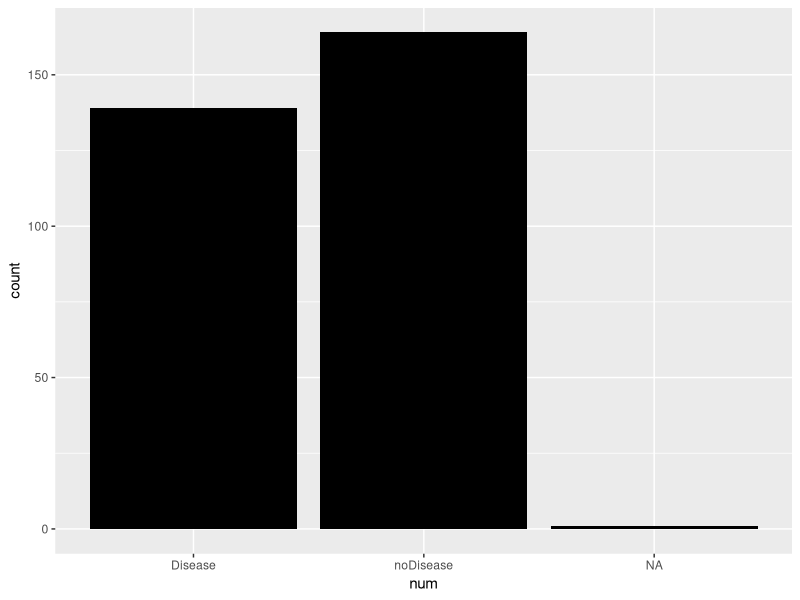
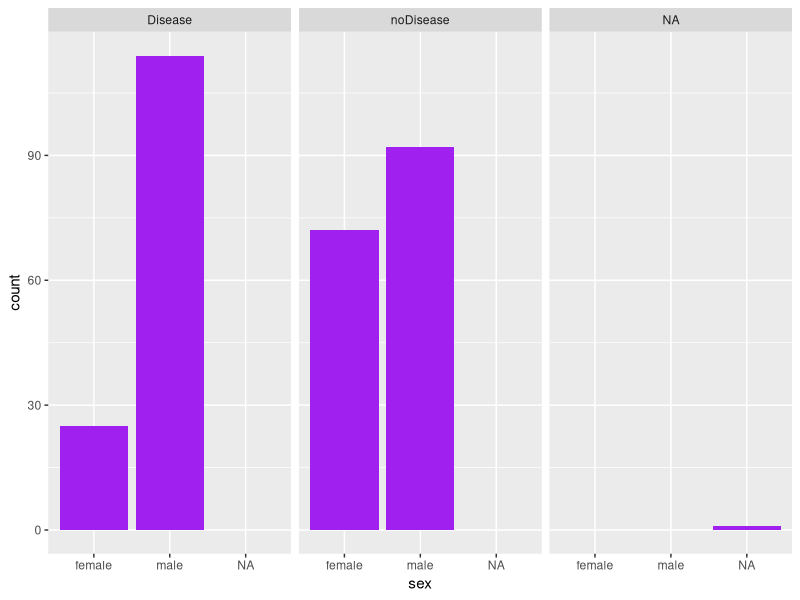
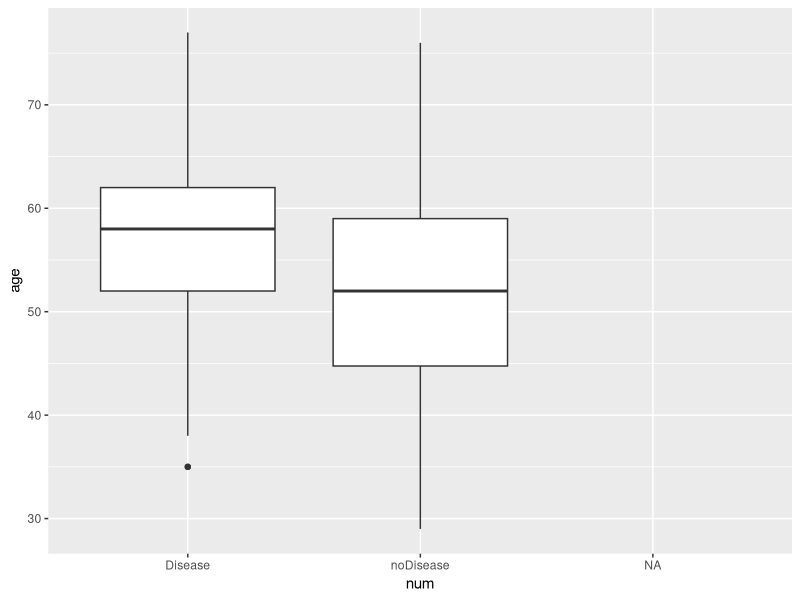
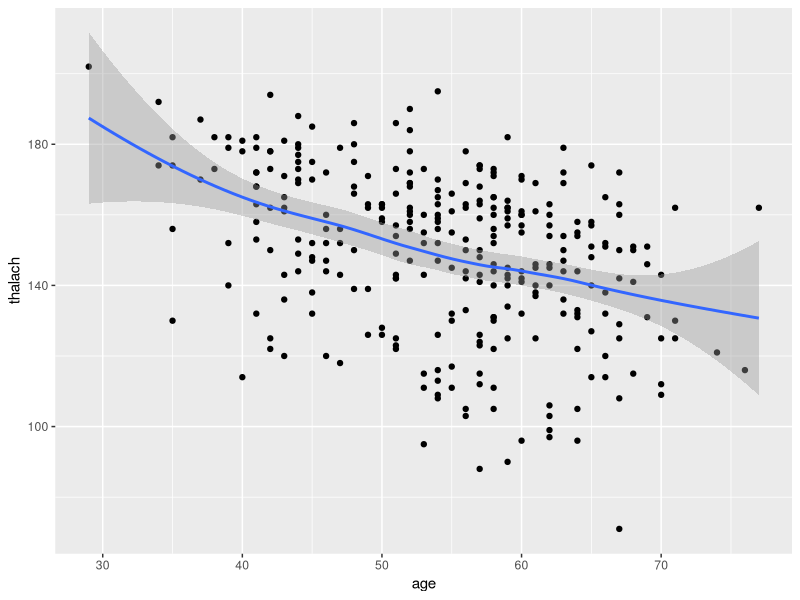

Source code (R) for these figures, in order: (Note: this script raises an error after producing the figures.)
library(ggplot2)
library(pROC)
disease <- read.csv("disease.csv",header=FALSE,sep=",",na.strings = '?')
names(disease) <- c( "age", "sex", "cp", "trestbps", "chol","fbs", "restecg","thalach","exang", "oldpeak","slope", "ca", "thal", "num")
attach(disease)
head(disease)
dim(disease)
disease$num<-ifelse(disease$num > 0,"Disease","noDisease")
table(disease$num)
ggplot(disease,aes(x = num)) +geom_bar(fill="black")
disease$sex<-ifelse(disease$sex==0,"female","male")
table(disease$sex)
table(sex=disease$sex,disease=disease$num)
ggplot(disease,aes(x=sex)) +geom_bar(fill="purple") +facet_wrap(~num)
by(disease$age,disease$num,summary)
ggplot(disease,aes(x = num,y = age)) +geom_boxplot()
cor.test(age,chol) 
table(cp,num)
table(exang,num)
cor.test(age,thalach)
ggplot(disease,aes(x = age,y = thalach )) + geom_point() +  geom_smooth()
library(caret)
set.seed(20)
partition <- createDataPartition(disease$num,p=0.7,list=FALSE)
train <- disease[partition,]
test<- disease[-partition,]
feature.names=names(disease)
for (f in feature.names) {
  if (class(disease[[f]])=="factor") {
    levels <- unique(c(disease[[f]]))
    disease[[f]] <- factor(disease[[f]],
                           labels=make.names(levels))
  }
}
disease$num<-as.factor(disease$num)
levels(disease$num) <- c("Notdisease","Disease")
table(disease$num)
divide <- createDataPartition(disease$num,p=0.7,list=FALSE)
train2 <- disease[divide,]
test2 <-  disease[-divide,]
fitControl <- trainControl(method = "repeatedcv",number = 10,repeats = 10,classProbs = TRUE,summaryFunction = twoClassSummary)
svmModel <- train(num ~ ., data = na.omit(train2),method = "svmRadial",trControl = fitControl,preProcess = c("center", "scale"),tuneLength = 8,metric = "ROC")
svmModel
svmPredict <- predict(svmModel, test2)
predictprob <- predict(svmModel, test2, type='prob')[2]
ConfMatrixPredict <- confusionMatrix(svmPredict, na.omit(test2)$num)
ConfMatrixPredict$table
AUC<- roc(na.omit(test2)$num,as.numeric(as.matrix((predictprob))))$auc
Accuracy<- ConfMatrixPredict$overall['Accuracy'] 
svmPerformance<-cbind(AUC,Accuracy)
svmPerformance
